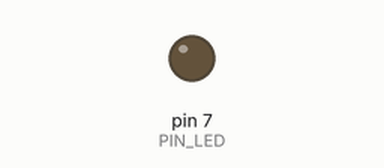
A sketch run on a simulated Arduino Uno, built with avr-gcc and run on an emulated ATmega328P. On the bench: output pins drawn as LEDs (lit = HIGH). Dashed ring = blinking. At 2.2 s the program stops and its outputs stay as they are.

Above: at 0.5 s.
At 1.95 s:
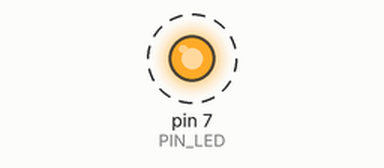
Timing chart, 0 to 3.0 s (numbered marks = the images above):
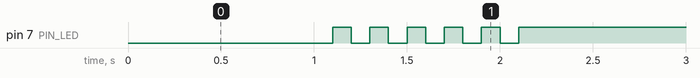

Measured:
- by itself, pin 7 (PIN_LED): alternates HIGH for 0.10 s and LOW for 0.10 s, 11 changes in all, then stays HIGH

The sketch:

05_practice_2.ino
```cpp
#define PIN_LED 7

void setup() {
  // GPIO 7번 핀을 출력 모드로 설정
  pinMode(PIN_LED, OUTPUT);
}

void loop() {
  // 처음 1초 동안 LED 켜기
  digitalWrite(PIN_LED, 0);  // LED 켜기
  delay(1000);                  // 1초 대기

  // 다음 1초 동안 LED 5회 깜빡이기
  for (int i = 0; i < 6; i++) {
    digitalWrite(PIN_LED, LOW);   // LED 끄기
    delay(100);                   // 0.1초 대기
    digitalWrite(PIN_LED, HIGH);  // LED 켜기
    delay(100);                   // 0.1초 대기
  }

  // LED 끄고 무한 루프에 진입
  digitalWrite(PIN_LED, HIGH);   // LED 끄기
  while (1) {
    // 무한 루프
  }
}
```
